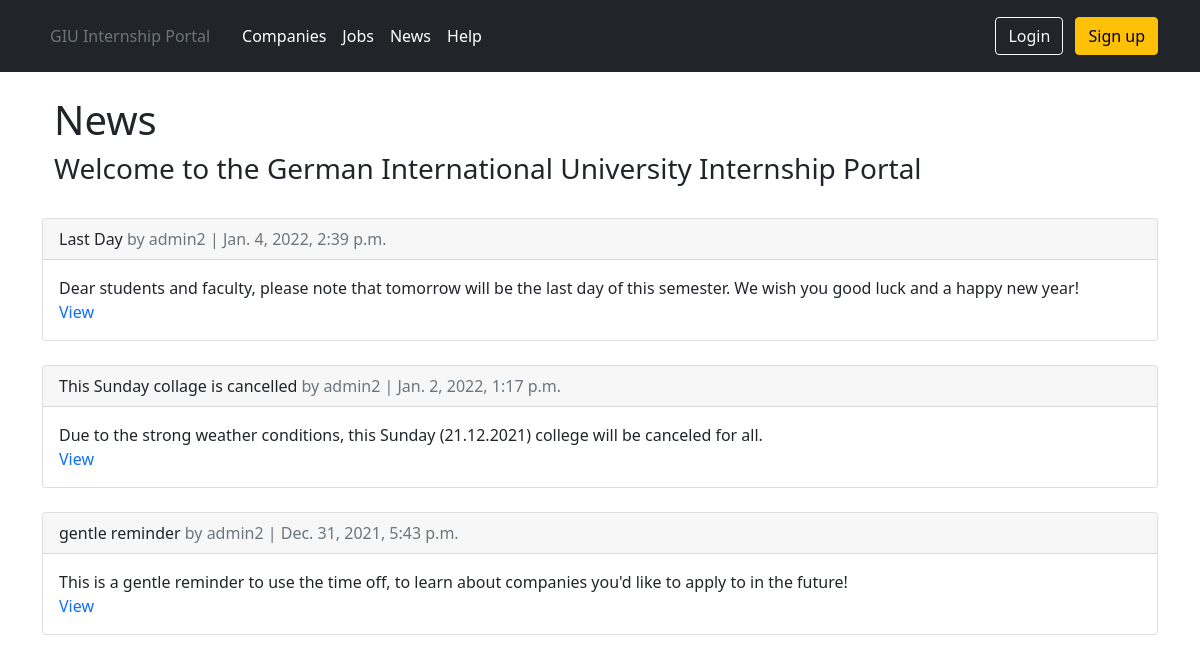
Page /news/ on the committed database.
### news/models.py (models this page shows, shortened)
class Article(models.Model):
    title = models.CharField(max_length=255)
    body = models.TextField()
    date = models.DateTimeField(auto_now_add=True)
    author = models.ForeignKey(get_user_model(), on_delete=models.CASCADE)

### users/models.py (models this page shows)
class User(AbstractUser):
    is_student = models.BooleanField(default=False)
    is_employer = models.BooleanField(default=False)
    is_admin = models.BooleanField(default=False)
    is_faculty_representative = models.BooleanField(default=False)
    is_academic_advisor = models.BooleanField(default=False)
    is_career_office_coordinator = models.BooleanField(default=False)

### news/views.py (the view)
# urls.py: path('', ArticleListView.as_view(), name='article_list'),
class ArticleListView(ListView):
    model = Article
    template_name = 'news/article_list.html'
    context_object_name = 'article_list_view'
    queryset = Article.objects.order_by('-date')

### templates/news/article_list.html (shortened to what this page needs)
{% extends 'base.html' %}
{% block content %}
    <div class="Jumbotron">
        <div class="container">
            <h1>News</h1>
            <h3>Welcome to the German International University Internship Portal</h3>
        </div>
    </div>
    <br>
    {% for article in article_list_view %}
        <div class="card">
            <div class="card-header">
                <span class="font-weight-bold">{{ article.title }}</span>
                <span class="text-muted">by {{ article.author }} | {{ article.date }}</span>
            </div>
            <div class="card-body">
                {{ article.body }}
                {% if article.author ==  user %}
                    <br>
                    <br>
                    <a class="no_underline" href="{% url 'article_edit' article.pk %}">Edit</a> |
                    <a class="no_underline" href="{% url 'article_delete' article.pk %}">Delete</a>
                {% else %}
                    <br>
                    <a class="no_underline" href="{% url 'article_detail' article.pk %}">View</a>
                {% endif %}
            </div>
        </div>
        <br>
    {% endfor %}
{% endblock content %}

### static/css/base.css (style rules this page uses)
.no_underline { text-decoration: none !important }

### rows in the picture
Article: title "Last Day", author "admin2", date "Jan. 4, 2022, 2:39 p.m.", body "Dear students and faculty, please note that tomorrow will be the last day of this semester. We wish you good luck and a happy new year!", shows "View"
Article: title "This Sunday collage is cancelled", author "admin2", date "Jan. 2, 2022, 1:17 p.m.", body "Due to the strong weather conditions, this Sunday (21.12.2021) college will be canceled for all.", shows "View"
Article: title "gentle reminder", author "admin2", date "Dec. 31, 2021, 5:43 p.m.", body "This is a gentle reminder to use the time off, to learn about companies you'd like to apply to in the future!", shows "View"
